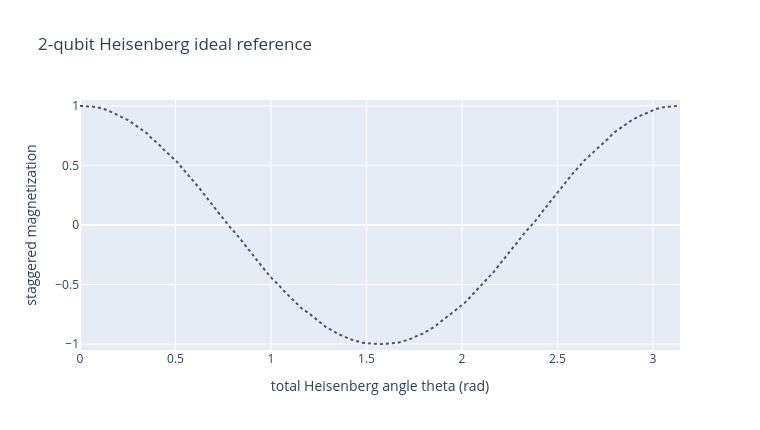

The cell this chart's notebook holds for it:
### Markdown cell above
## Ideal simulation reference

The local simulator does not model device noise. It gives a reference curve for the hardware measurements.

### Code cell
ideal = []
for theta in THETAS_IDEAL:
    tqc = transpile(heisenberg_2q_circuit(float(theta)), backend_ideal, seed_transpiler=7)
    counts = backend_ideal.run(tqc, shots=SHOTS, seed_simulator=11).result().get_counts()
    ideal.append(staggered_magnetization(counts))

fig = go.Figure()
fig.add_trace(go.Scatter(
    x=THETAS_IDEAL,
    y=ideal,
    name="ideal simulation",
    line=dict(color="#475569", dash="dot"),
))
fig.update_layout(
    title="2-qubit Heisenberg ideal reference",
    xaxis=dict(title="total Heisenberg angle theta (rad)"),
    yaxis=dict(title="staggered magnetization", range=[-1.05, 1.05]),
    width=760,
    height=430,
)
fig.show()
